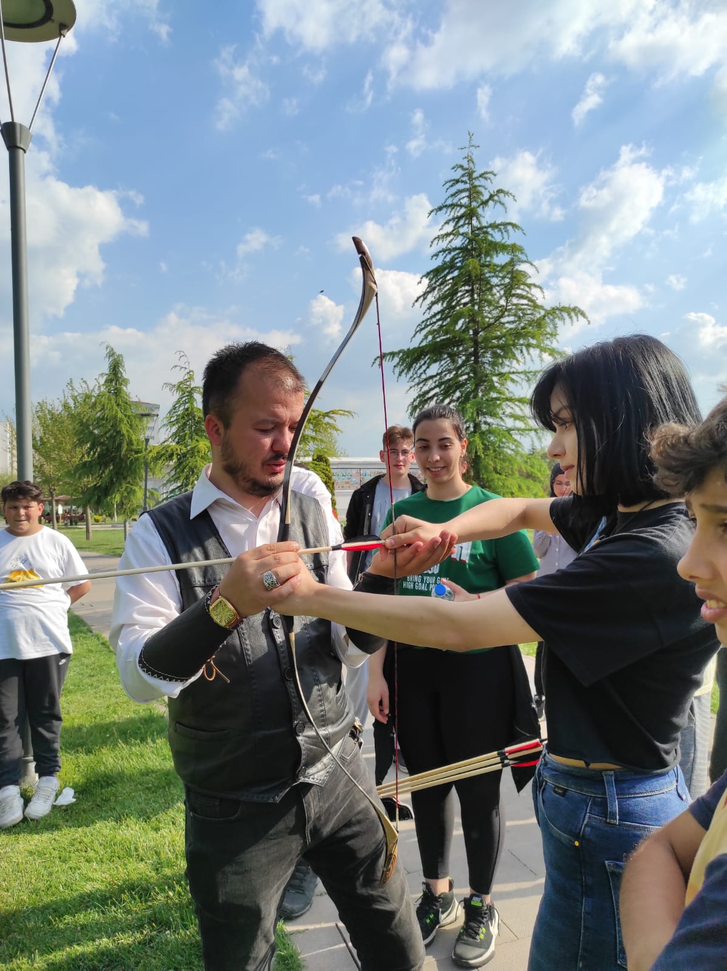
#> input picture image_processing/image _transformations/okcukiz.png, 727 x 971 px, shrunk from 1197 x 1600 before the run
$ python affine.py
#> lines starting #> are read from the running program, lines starting #| are printed output that depends on the picture
# import required libraries
import cv2
import numpy as np

# Read the original image
# The input (original image) is
# loaded and read with opencv imread command
image = cv2.imread('okcukiz.png')
#> image is the input picture: shape (971, 727, 3); mean B, G, R 129.7, 130, 120.4

# we get output to make sure the image is read
cv2.imshow('Original Image', image)
cv2.waitKey(0)

# Görüntü boyutlarını al
height, width = image.shape[:2]
#> height = 971; width = 727

# Kaydırma matrisini oluştur
# Örneğin, görüntüyü yatayda 50 piksel sağa kaydıralım
translation_matrix = np.float32([[1, 0, 50], [0, 1, 0]])

# warpAffine işlemini uygula
shifted_image = cv2.warpAffine(image, translation_matrix, (width, height))
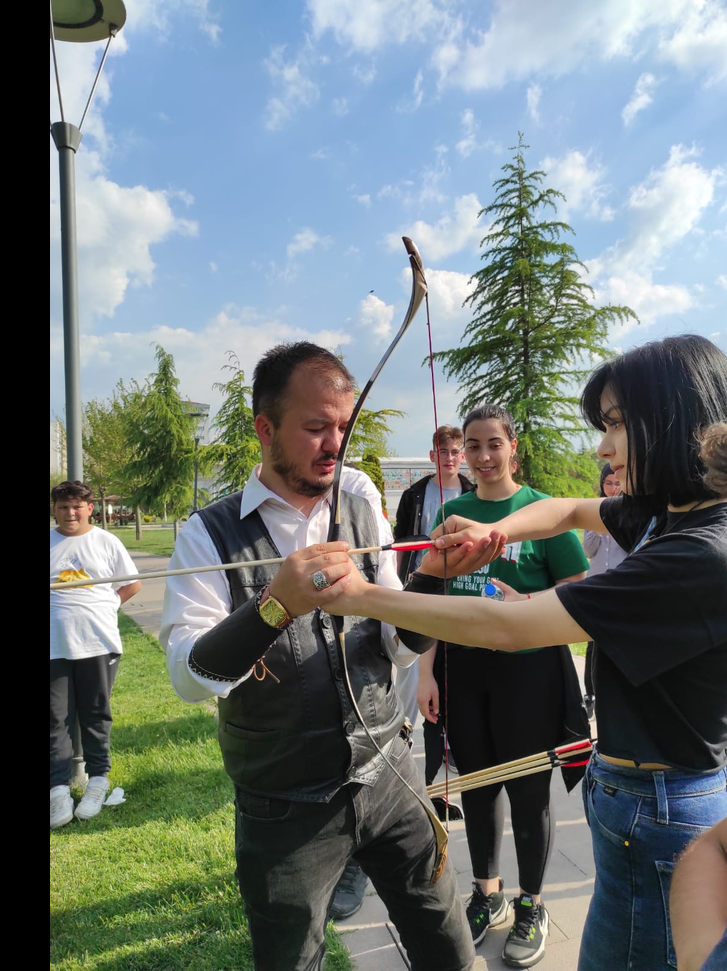
#> shifted_image: shape (971, 727, 3); mean B, G, R 119.5, 120, 110.8

# Sonucu göster
cv2.imshow('Shifted Image', shifted_image)
cv2.imwrite('affine.png', shifted_image)
cv2.waitKey(0)
cv2.destroyAllWindows()

$ run again, with image_processing/image _transformations/anam.png copied over image_processing/image _transformations/okcukiz.png
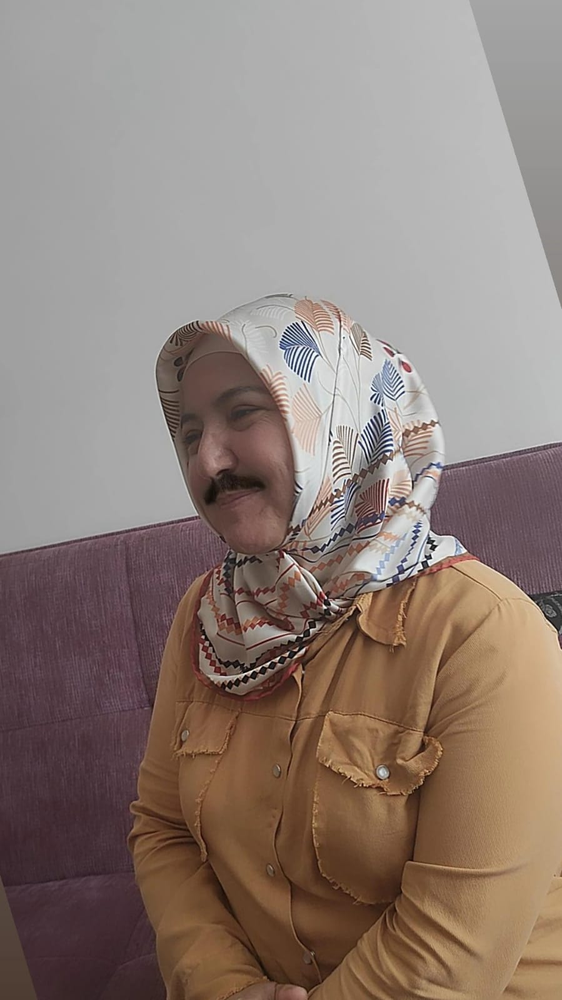
#> input picture image_processing/image _transformations/anam.png, 562 x 1000 px, shrunk from 899 x 1599 before the run
#> image is the input picture: shape (1000, 562, 3); mean B, G, R 119.3, 127, 142.1
#> `shifted_image = cv2.warpAffine(image, translation_matrix, (width, heig..`:
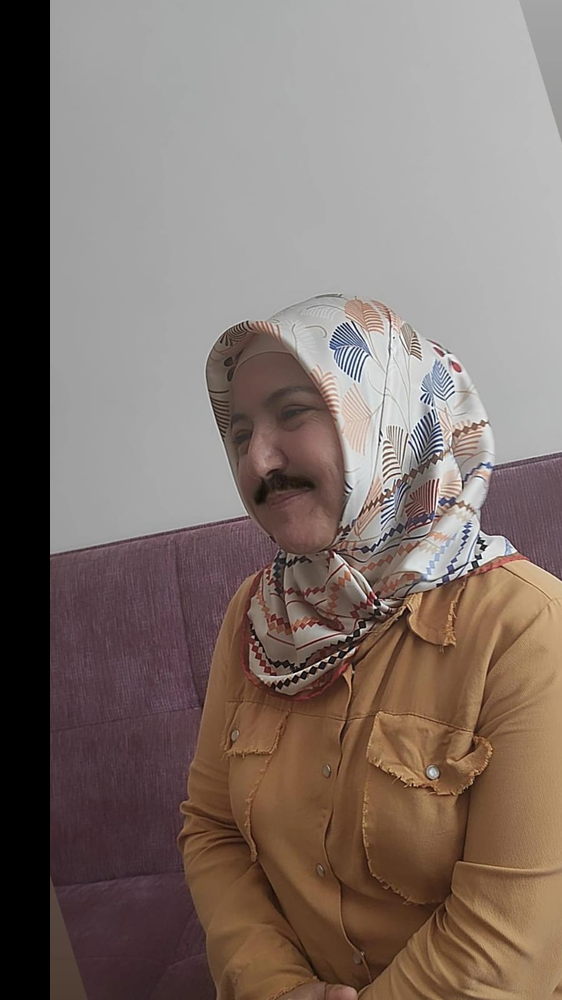
#> shifted_image: shape (1000, 562, 3); mean B, G, R 107.1, 113.6, 127.3
